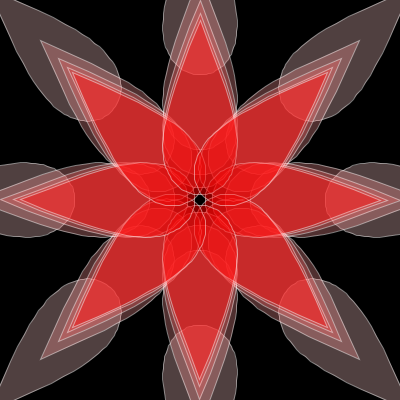
Frame 1 (no input)
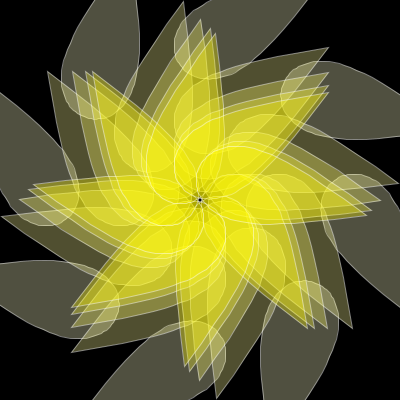
Frame 60 (the mouse pressed at the canvas centre just before this capture)
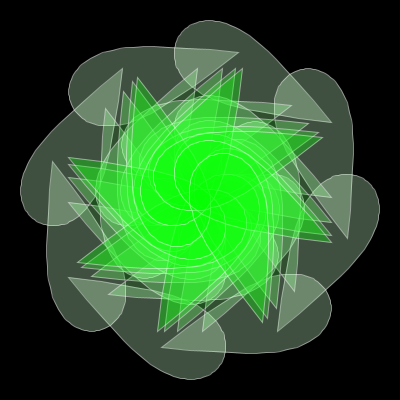
Frame 120 (the mouse held since frame 60 and released just before this capture)

The Processing sketch that drew these frames (run headless with seeded random() and noise(); from frame 60 on, the mouse is pressed at the canvas centre):

// Processing sketch: sizuku_movies
// ── sizuku_movies.pde
float r;
int R = 150;
float theta;
float hue;

void setup() {
	size(400,400);
	colorMode(HSB, 360, 100, 100);
	background(0);
}

void draw() {
	background(0);
	stroke(360, 120);

	for(int j = 1; j <= 5; j++){
		fill(hue, 100*j/5, 100, 80);
		for(int i = 0; i < 8; i++){
			pushMatrix();
			translate(width/2+R/j*cos(radians(360*i/8)), height/2+R/j*sin(radians(360*i/8)));
			rotate(radians(360*i/8));
			pushMatrix();
			translate(0,0);
			rotate(radians(theta));
			beginShape();
			for(float t = 0; t < TWO_PI; t += 0.1) {
				r = 1 / (5 * sin(t/2)+1);
				vertex( R * r * cos(t), R * r * sin(t));
			}
			endShape(CLOSE);
			popMatrix();
			popMatrix();
		}
	}
	theta++;
	hue++;

	if (hue > 360) {
		hue = 0;
	}
}
